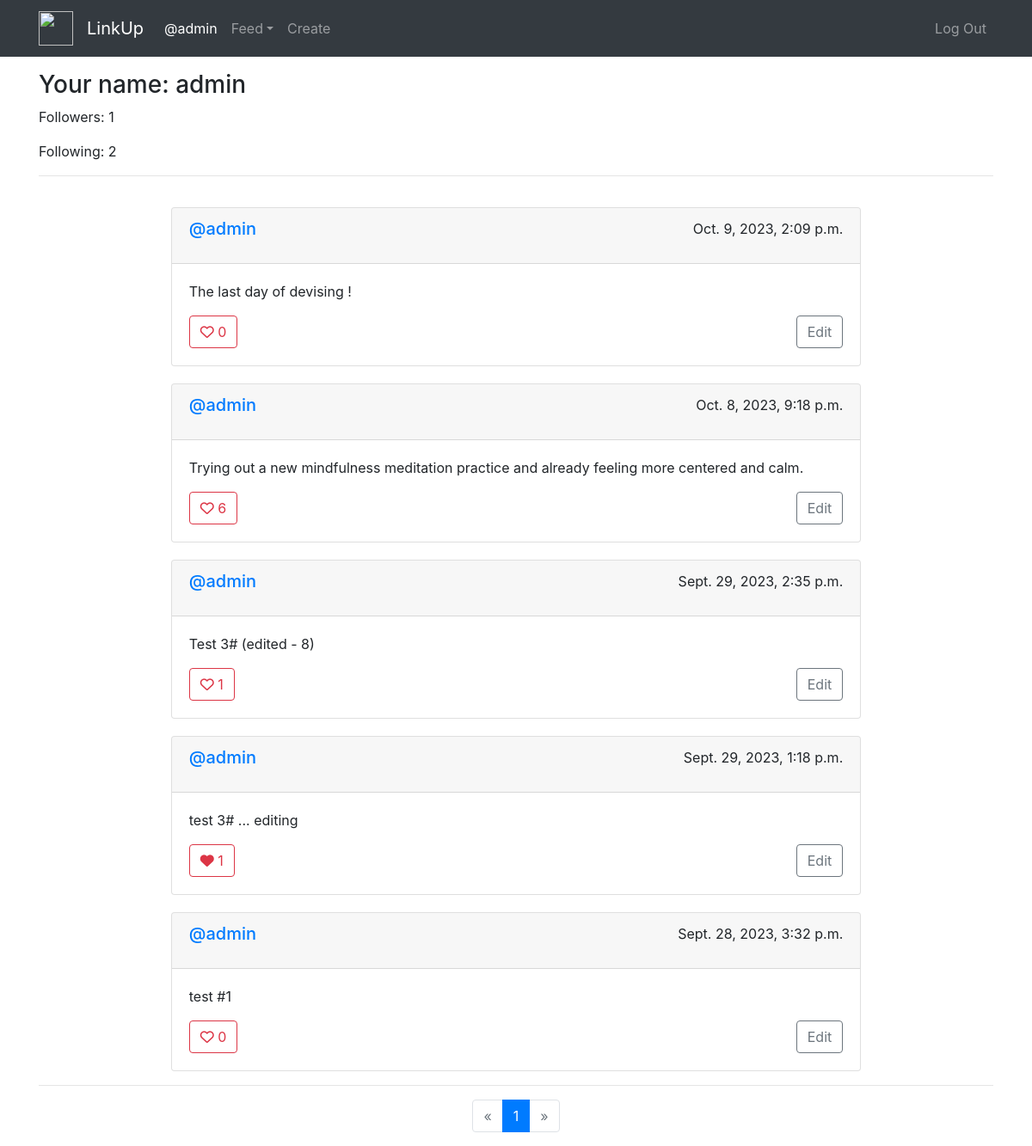
The page /profile (signed in) on the database its author committed.
### network/models.py (models this page shows, shortened)
class User(AbstractUser):
    followers = models.ManyToManyField('self',blank=True,related_name='user_followers',symmetrical=False)
    following = models.ManyToManyField('self',blank=True,related_name='user_following',symmetrical=False)

class Post(models.Model):
    user = models.ForeignKey("User", on_delete=models.CASCADE, related_name="author")
    body = models.TextField(blank=True)
    timestamp = models.DateTimeField(auto_now_add=True)
    likes = models.ManyToManyField(User, blank=True, related_name="likes")

### network/views.py (the view)
# urls.py: path("profile", views.profile, name="profile"),
def profile(request):
    current_user = request.user
    p = Paginator(Post.objects.filter(user=request.user).order_by("-timestamp").all(), 10)
    page = request.GET.get('page')
    posts = p.get_page(page)
    liked_posts = get_liked_posts(request)
    followers = current_user.user_followers.all()
    following = current_user.user_following.all()
    return render(request, "network/profile.html", {
        "posts": posts,
        "followers": followers,
        "following": following,
        "liked_posts": liked_posts
    })

### network/views.py (called while the page is built)
def get_liked_posts(request):
    liked_posts = []
    if request.user.is_authenticated:
        current_user = request.user
        liked_posts = current_user.likes.values_list('id', flat=True)
    return liked_posts

### network/templates/network/profile.html (shortened to what this page needs)
{% extends "network/layout.html" %}
{% load static %}
{% block body %}
<div class="container mt-3">
    <div class="body">
        <h3 class="heading">Your name: {{ user }}</h3>
        <p>Followers: {{ followers.count }}</p>
        <p>Following: {{ following.count }}</p>
        <hr>
        <div class="container w-75">
            <div class="row g-3">
                {% for post in posts %}
                    <div class="col-12 col-md-12 col-lg-12" style="margin-top: 20px;">
                        <div class="card">
                            <div class="space-for-buttons card-header">
                                <h5><a href="{% url 'user' post.user.id %}">@{{ post.user }}</a></h5>
                                <p>{{ post.timestamp }}</p>
                            </div>
                            <div class="card-body">
                                <p class="card-text" id="card-text-{{ post.id }}">{{ post.body }}</p>
                                <div class="space-for-buttons">
                                {% if request.user.is_authenticated %}
                                    <button type="button" class="btn btn-outline-danger" value="{{ post.id }}" id="button-like-{{ post.id }}">
                                        {% if post.id in liked_posts %}
                                            <i class="fa-solid fa-heart" id="{{ post.id }}"></i>
                                        {% else %}
                                            <i class="fa-regular fa-heart" id="{{ post.id }}"></i>
                                        {% endif %}
                                        <span id="like-count-{{ post.id }}">{{ post.likes.count }}</span>
                                    </button>
                                {% else %}
                                    <button type="button" class="btn btn-outline-danger">
                                        <i class="fa-regular fa-heart"></i>
                                        {{ post.likes.count }}
                                    </button>
                                {% endif %}
                                    <button class="btn btn-outline-secondary editing" data-id="{{ post.id }}" id="button-edit-{{ post.id }}">Edit</button>
                                </div>
                            </div>
                        </div>
                    </div>
                {% empty %}
                    <li>You do not have any posts yet.</li>
                {% endfor %}
            </div>
        </div>
        {% if posts.paginator.num_pages > 0 %}
                <hr>
                <nav aria-label="Page navigation example">
                    <ul class="pagination justify-content-center">
                        {% if posts.has_previous %}
                            <li class="page-item">
                                <a class="page-link" href="?page={{ posts.previous_page_number }}" aria-label="Previous">
                                <span aria-hidden="true">&laquo;</span>
                                </a>
                            </li>
                        {% else %}
                            <li class="page-item disabled">
                                <a class="page-link" href="#" aria-label="Previous">
                                <span aria-hidden="true">&laquo;</span>
                                </a>
                            </li>
                        {% endif %}
                        {% for i in posts.paginator.page_range %}
                            {% if i == posts.number %}
                                <li class="page-item active" aria-current="page">
                                    <span class="page-link">{{ i }}</span>
                                </li>
                            {% elif i > posts.number|add:'-2' and i < posts.number|add:'2' %}
                                <li class="page-item"><a class="page-link" href="?page={{ i }}">{{ i }}</a></li>
                            {% endif %}
                        {% endfor %}
                        {% if posts.has_next %}
                            <li class="page-item">
                                <a class="page-link" href="?page={{ posts.next_page_number }}" aria-label="Next">
                                    <span aria-hidden="true">&raquo;</span>
                                </a>
                            </li>
                        {% else %}
                            <li class="page-item disabled">
                                <a class="page-link" href="#" aria-label="Next">
                                    <span aria-hidden="true">&raquo;</span>
                                </a>
                            </li>
                        {% endif %}
                    </ul>
                </nav>
        {% endif %}
    </div>
</div>
{% endblock %}

### network/templates/network/layout.html (shortened to what this page needs)
{% load static %}
<!DOCTYPE html>
<html lang="en">
    <head>
        <link rel="stylesheet" href="https://stackpath.bootstrapcdn.com/bootstrap/4.4.1/css/bootstrap.min.css">
        <link href="{% static 'network/styles.css' %}" rel="stylesheet">
    </head>
    <body>
        <nav class="navbar navbar-expand-sm navbar-dark bg-dark" aria-label="Eighth navbar example">
            <div class="container">
                <a class="navbar-brand" href="#">
                    <img src="{% static 'network/images/network.png' %}" alt="" width="40" height="40">
                </a>
                <a class="navbar-brand" href="{% url 'index' %}">LinkUp</a>
                <div class="collapse navbar-collapse" id="navbarsExample07">
                    <ul class="navbar-nav me-auto mb-2 mb-lg-0">
                        {% if user.is_authenticated %}
                            <li class="nav-item">
                                <a class="nav-link active" aria-current="page" href="{% url 'profile' %}">@{{ request.user.username }}</a>
                            </li>
                        {% endif %}
                        <li class="nav-item dropdown">
                            <a class="nav-link dropdown-toggle" href="#" id="dropdown04" data-bs-toggle="dropdown" aria-expanded="false">Feed</a>
                        </li>
                        {% if user.is_authenticated %}
                            <li class="nav-item">
                                <a class="nav-link" data-bs-toggle="modal" data-bs-target="#createPost" href="#">Create</a>
                            </li>
                        {% endif %}
                    </ul>
                    <ul class="navbar-nav me-auto mb-2 mb-lg-0 ml-auto">
                        {% if user.is_authenticated %}
                            <li class="nav-item">
                                <a class="nav-link" href="{% url 'logout' %}" tabindex="-1">Log Out</a>
                            </li>
                        {% endif %}
                    </ul>
                </div>
            </div>
        </nav>
        {% block body %}
        {% endblock %}
    </body>
</html>

### network/static/network/styles.css (style rules this page uses)
.space-for-buttons { display: flex; justify-content: space-between; }

### rows shown on the page
User: user.username "admin", username "admin"
Post: user "admin", timestamp "Oct. 9, 2023, 2:09 p.m.", body "The last day of devising !", likes.count "0"
Post: user "admin", timestamp "Oct. 8, 2023, 9:18 p.m.", body "Trying out a new mindfulness meditation practice and already feeling more centered and calm.", likes.count "6"
Post: user "admin", timestamp "Sept. 29, 2023, 2:35 p.m.", body "Test 3# (edited - 8)", likes.count "1"
Post: user "admin", timestamp "Sept. 29, 2023, 1:18 p.m.", body "test 3# ... editing", likes.count "1"
Post: user "admin", timestamp "Sept. 28, 2023, 3:32 p.m.", body "test #1", likes.count "0"

### other values the page prints
{{ followers.count }} "1"
{{ following.count }} "2"
{{ i }} "1"
